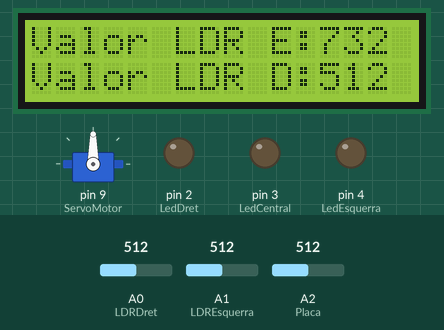
A sketch run on a simulated Arduino Uno, built with avr-gcc and run on an emulated ATmega328P. Shown: servo, 16×2 character LCD, output pins drawn as LEDs (lit = HIGH). The inputs (shaded band) are chosen by the test bench; at power-on: A0 (LDRDret) = 512, A1 (LDREsquerra) = 512, A2 (Placa) = 512. What the sketch prints to the serial monitor is not drawn.

Above: at 1.6 s.
1.7 s: A0 (LDRDret) set to 716
At 2.8 s:
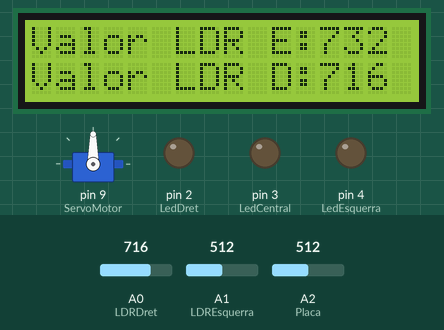
3.5 s: A1 (LDREsquerra) set to 770
At 5.1 s:
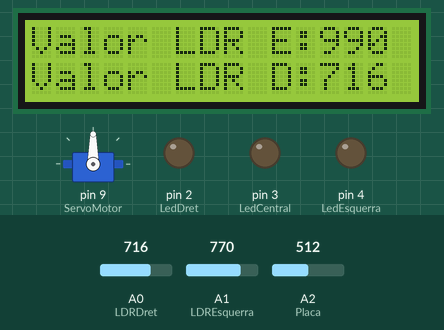
5.5 s: A1 (LDREsquerra) set to 790
At 7.2 s:
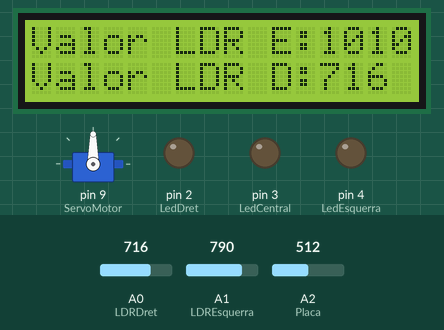
7.5 s: A0 (LDRDret) set to 985
At 9.3 s:
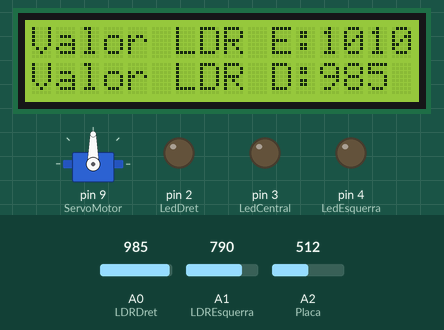
9.6 s: A0 (LDRDret) set to 1014
At 10.5 s:
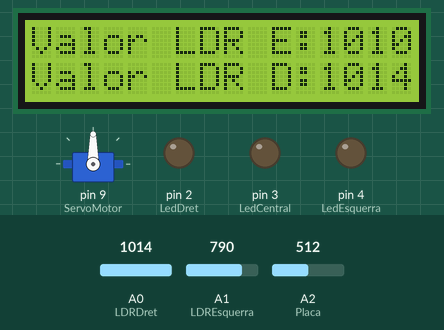
11.6 s: A1 (LDREsquerra) set to 716
At 12.5 s:
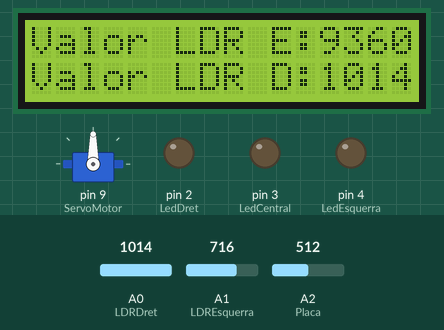
Timing chart, 0 to 14.6 s (numbered marks = the images above; inputs shaded):
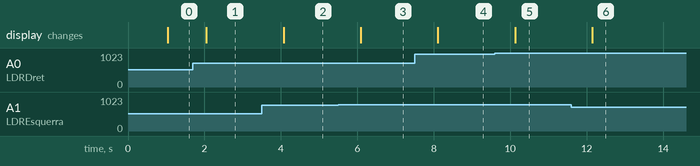

The sketch:

009_Display_Milis.ino
```cpp
/**********************************************************************************
**                                                                               **
**                           Iker Clemente Palacios                              **
**                                   14/12/23                                    **
**                      Prova de funció milis amb display                        **
**                                                                               **
**********************************************************************************/
//********** Includes *************************************************************

#include <Servo.h>
#include <LiquidCrystal_I2C.h>

LiquidCrystal_I2C lcd(0x27,16,2);  // set the LCD address to 0x3F for a 16 chars and 2 line display

//********** Variables ************************************************************

Servo myservo;

unsigned long tiempo1 = 0;
unsigned long tiempo2 = 0;
unsigned long tiempoSegundos = 0;

int pos=90; //variable per emmagatzemar la variable del servo log 6
int esquerra=0; //Valor llegit del LDR esquerra
int dreta=0;  //Valor llegit del LDR dreta
float Tensio=0;
const int LDREsquerra=15; //Fotoresistencia pin analogico 1 de arduino
const int LDRDret=14;
const int LedDret=2; //definim led 1 al pin 2
const int LedCentral=3;
const int LedEsquerra=4;
const int ServoMotor=9;
const int Placa=A2;
int Valor_Placa;

//********** Setup ****************************************************************

void setup() {
  Serial.begin(9600);
  tiempo1 = millis();
  myservo.attach(ServoMotor);
  myservo.write(pos);
  pinMode (LedDret,OUTPUT);
  pinMode (LedCentral,OUTPUT);
  pinMode (LedEsquerra,OUTPUT);
  pinMode (Placa,INPUT);
  pinMode (LDREsquerra,INPUT);
  pinMode (LDRDret,INPUT);
  lcd.begin();
  lcd.clear();
  lcd.backlight();      // Make sure backlight is on
}

//********** Loop *****************************************************************

void loop() {
   Valor_Placa=analogRead(Placa);
  Tensio=(Valor_Placa*5.0)/1023;
  //llegeix el valor dels LDR
  esquerra=analogRead(LDREsquerra)+220;
  dreta=analogRead(LDRDret);
  Serial.print(esquerra);
  Serial.print("    ");
  Serial.println(dreta);
  tiempo2 = millis();
  if(tiempo2 > (tiempo1+1000)){  //Si ha pasado 1 segundo ejecuta el IF
    tiempo1 = millis(); //Actualiza el tiempo actual
    tiempoSegundos = tiempo1/1000;
      lcd.setCursor(0,0);
      lcd.print("Valor LDR E:");
      lcd.print(esquerra);
      lcd.setCursor(0,1);
      lcd.print("Valor LDR D:");
      lcd.print(dreta);

  }
    if(tiempo1 > (tiempo2+1000)){
    tiempo1=millis();
    tiempoSegundos=tiempo1/1000;
      lcd.clear();
      lcd.setCursor(0,0);   //Set cursor to character 2 on line 0
      lcd.print("Posicio servo:");
      lcd.print(pos);
      lcd.setCursor(0,1);
      lcd.print("Tensio:");
      lcd.print(Tensio);   //Move cursor to character 2 on line 1
      lcd.print("V");

    }

  }

//********** Funcions *************************************************************
```

Measured:
- after the input at 1.7 s, the display: changes after 0.35 s (image 1)
- after the input at 3.5 s, the display: changes after 0.57 s (image 2)
- after the input at 5.5 s, the display: changes after 0.59 s (image 3)
- after the input at 7.5 s, the display: changes after 0.60 s (image 4)
- after the input at 9.6 s, the display: changes after 0.53 s (image 5)
- after the input at 11.6 s, the display: changes after 0.54 s (image 6)
